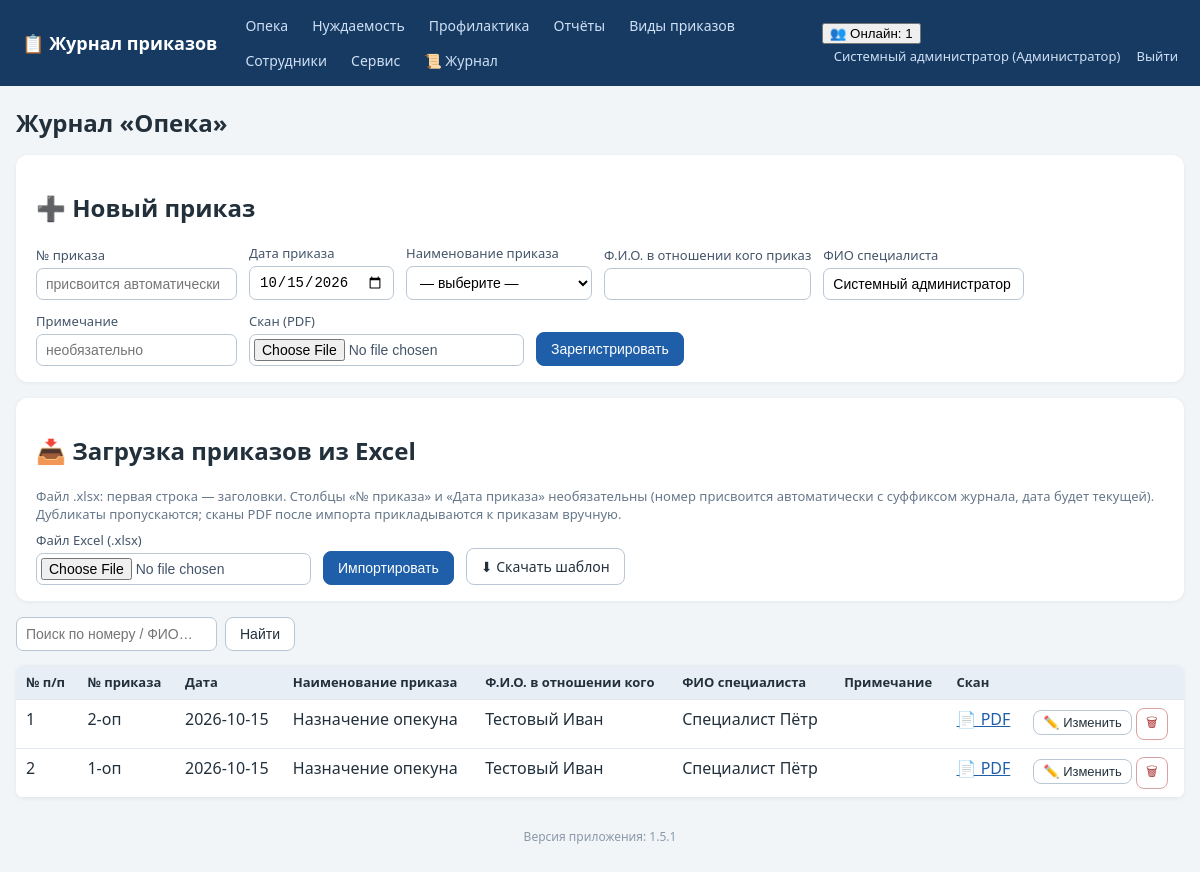
Screenshot of /journal/opeka (signed in) with the database file from the repository.
### tables this page shows
CREATE TABLE employees (
    id INTEGER PRIMARY KEY AUTOINCREMENT,
    full_name TEXT NOT NULL,
    position TEXT NOT NULL DEFAULT '',
    login TEXT UNIQUE,
    password_hash TEXT,
    role_id INTEGER REFERENCES roles(id)
, pwd_changed_at TEXT);

CREATE TABLE roles (
    id INTEGER PRIMARY KEY AUTOINCREMENT,
    name TEXT UNIQUE NOT NULL
);

CREATE TABLE orders (
    id INTEGER PRIMARY KEY AUTOINCREMENT,
    journal TEXT NOT NULL,           -- opeka / nuzhdaemost / profilaktika
    order_number TEXT NOT NULL,      -- номер приказа, напр. "12-оп"
    order_date TEXT NOT NULL,        -- ГГГГ-ММ-ДД
    order_type_id INTEGER REFERENCES order_types(id),
    person_fio TEXT NOT NULL DEFAULT '',   -- ФИО в отношении кого
    specialist_fio TEXT NOT NULL DEFAULT '', -- ФИО специалиста
    scan_path TEXT,
    created_at TEXT DEFAULT CURRENT_TIMESTAMP
, note TEXT NOT NULL DEFAULT '');

CREATE TABLE order_types (
    id INTEGER PRIMARY KEY AUTOINCREMENT,
    kind TEXT NOT NULL,              -- вид приказа (название журнала)
    name TEXT NOT NULL,              -- наименование приказа
    UNIQUE(kind, name)
);

### app.py (the view)
@app.route('/journal/<journal>')
def journal_list(journal):
    if journal not in JOURNAL_TYPES:
        abort(404)
    user = current_user()
    if not can_access_journal(user, journal):
        abort(403)
    q = request.args.get('q', '').strip()
    conn = get_db()
    sql = ('SELECT o.*, t.name AS type_name FROM orders o '
           'LEFT JOIN order_types t ON t.id=o.order_type_id WHERE o.journal=?')
    params = [journal]
    if q:
        sql += ' AND (o.order_number LIKE ? OR o.person_fio LIKE ? OR o.specialist_fio LIKE ?)'
        like = f'%{q}%'
        params += [like, like, like]
    sql += (' ORDER BY o.order_date DESC, '
            "CAST(NULLIF(SUBSTR(o.order_number, 1, INSTR(o.order_number || '-', '-')), '') AS INTEGER) DESC")
    rows = conn.execute(sql, params).fetchall()
    types = conn.execute('SELECT * FROM order_types WHERE kind=? ORDER BY name',
                         (journal,)).fetchall()
    today = date.today().isoformat()
    conn.close()
    return render_template('journal.html', journal=journal, title=JOURNAL_TITLES[journal],
                           rows=rows, types=types, today=today, q=q)

### app.py (called while the page is built, shortened)
def has_request_context_safe():
    try:
        from flask import has_request_context
        return has_request_context()
    except Exception:
        return False

def _session_signature(uid):
    raw = request.cookies.get(app.config['SESSION_COOKIE_NAME'], '')
    if not raw:
        return ''

def _db_touch_throttled(key, min_interval=10.0):
    now = time.time()
    last = _DB_TOUCH_TS.get(key, 0)
    if now - last >= min_interval:
        _DB_TOUCH_TS[key] = now
        return True
    return False

def db_cleanup_active_sessions(cutoff):
    try:
        conn = get_db()
        conn.execute('DELETE FROM active_sessions WHERE last_seen < ?', (cutoff,))
        conn.commit()
        conn.close()
    except Exception:
        pass

def touch_active_session(uid):
    sid = _session_signature(uid)
    ip = request.remote_addr if has_request_context_safe() else ''
    now = time.time()
    with ACTIVE_SESSIONS_LOCK:
        ACTIVE_SESSIONS[(uid, sid)] = {'last_seen': now, 'ip': ip}
    if _db_touch_throttled((uid, sid)):
        db_touch_active_session(uid, sid, ip)

def cleanup_active_sessions():
    cutoff = time.time() - ACTIVE_TIMEOUT
    with ACTIVE_SESSIONS_LOCK:
        expired = [k for k, v in ACTIVE_SESSIONS.items()
                   if v['last_seen'] < cutoff]
        for k in expired:
            del ACTIVE_SESSIONS[k]
    db_cleanup_active_sessions(cutoff)

@app.before_request
def _mark_tls_noise_context():
    try:
        from flask import g as _fg
        _tls_noise_ctx.g = _fg
    except Exception:
        pass

def get_db():
    conn = sqlite3.connect(DB_PATH)
    conn.row_factory = sqlite3.Row
    conn.execute('PRAGMA foreign_keys = ON')
    return conn

def current_user():
    uid = session.get('user_id')
    if not uid:
        return None
    conn = get_db()
    u = conn.execute('SELECT e.*, r.name AS role_name FROM employees e '
                     'LEFT JOIN roles r ON r.id=e.role_id WHERE e.id=?', (uid,)).fetchone()
    conn.close()
    return u

def can_access_journal(user, journal):
    if not user:
        return False
    if user['role_name'] in FULL_DATA_ROLES:  # админ и начальник — полный доступ
        return True
    return user['role_name'] in ROLE_ACCESS[journal]

### templates/journal.html (shortened to what this page needs)
{% extends 'base.html' %}
{% block content %}
<h1>Журнал «{{ title }}»</h1>
<div class="panel">
  <h2>➕ Новый приказ</h2>
  <form method="post" action="{{ url_for('journal_create', journal=journal) }}" enctype="multipart/form-data">
    <label>№ приказа <input name="order_number" placeholder="присвоится автоматически"></label>
    <label>Дата приказа <input type="date" name="order_date" value="{{ today }}"></label>
    <label>Наименование приказа
      <select name="order_type_id" required>
        <option value="">— выберите —</option>
      </select>
    </label>
    <label>Ф.И.О. в отношении кого приказ <input name="person_fio" required></label>
    <label>ФИО специалиста <input name="specialist_fio" value="{{ cu.full_name if cu else '' }}"></label>
    <label>Примечание <input name="note" placeholder="необязательно"></label>
    <label>Скан (PDF) <input type="file" name="scan" accept=".pdf,application/pdf"></label>
    <button class="btn primary" type="submit">Зарегистрировать</button>
  </form>
</div>
<div class="panel no-print">
  <h2>📥 Загрузка приказов из Excel</h2>
  <p class="hint">Файл .xlsx: первая строка — заголовки. Столбцы «№ приказа» и «Дата приказа» необязательны
     (номер присвоится автоматически с суффиксом журнала, дата будет текущей). Дубликаты пропускаются;
     сканы PDF после импорта прикладываются к приказам вручную.</p>
  <form method="post" action="{{ url_for('journal_import', journal=journal) }}" enctype="multipart/form-data">
    <label>Файл Excel (.xlsx) <input type="file" name="file" accept=".xlsx" required></label>
    <button class="btn primary" type="submit">Импортировать</button>
    <a class="btn" href="{{ url_for('journal_template', journal=journal) }}">⬇ Скачать шаблон</a>
  </form>
</div>
<form method="get" class="searchbar no-print">
  <input name="q" value="{{ q }}" placeholder="Поиск по номеру / ФИО…">
  <button class="btn">Найти</button>
</form>
<table class="grid">
  <tr><th>№ п/п</th><th>№ приказа</th><th>Дата</th><th>Наименование приказа</th>
      <th>Ф.И.О. в отношении кого</th><th>ФИО специалиста</th><th>Примечание</th><th>Скан</th><th class="no-print"></th></tr>
  {% for r in rows %}
  <tr>
    <td>{{ loop.index }}</td>
    <td>{{ r.order_number }}</td>
    <td>{{ r.order_date }}</td>
    <td>{{ r.type_name or '—' }}</td>
    <td>{{ r.person_fio }}</td>
    <td>{{ r.specialist_fio }}</td>
    <td>{{ r.note if 'note' in r.keys() else '' }}</td>
    <td>{% if r.scan_path %}<a href="{{ url_for('order_scan', oid=r.id) }}" target="_blank">📄 PDF</a>{% else %}—{% endif %}</td>
    <td class="actions no-print">
      <button class="btn sm" data-id="{{ r.id }}" data-number="{{ r.order_number }}" data-date="{{ r.order_date }}"
              data-typeid="{{ r.order_type_id or '' }}" data-person="{{ r.person_fio }}" data-spec="{{ r.specialist_fio }}"
              data-note="{{ r.note if 'note' in r.keys() else '' }}"
              onclick="openEdit(this)">✏️ Изменить</button>
      <form method="post" action="{{ url_for('order_delete', oid=r.id) }}" style="display:inline"
            onsubmit="return confirm('Удалить приказ?')"><button class="btn sm danger">🗑</button></form>
    </td>
  </tr>
  {% endfor %}
</table>
{% endblock %}

### templates/base.html (shortened to what this page needs)
<!DOCTYPE html>
<html lang="ru">
<head>
<link rel="stylesheet" href="{{ url_for('static', filename='style.css') }}">
</head>
<body>
<header class="topbar no-print">
  <div class="brand"><a href="{{ url_for('index') }}">📋 Журнал приказов</a></div>
  <nav>
    {% for j, t in accessible_journals %}
      <a href="{{ url_for('journal_list', journal=j) }}">{{ t }}</a>
    {% endfor %}
    {% if cu and cu.role_name in ['Администратор','Начальник отдела','Куратор'] %}
      <a href="{{ url_for('reports') }}">Отчёты</a>
    {% endif %}
    <a href="{{ url_for('order_types') }}">Виды приказов</a>
    {% if cu and cu.role_name == 'Администратор' %}
      <a href="{{ url_for('employees') }}">Сотрудники</a>
      <a href="{{ url_for('service') }}">Сервис</a>
      <a href="{{ url_for('logs_view') }}" title="Журнал логирования">📜 Журнал</a>
    {% endif %}
  </nav>
  <div class="userbox">
    {% if cu %}
      {% if active_users is not none %}
        <div class="online" id="onlineBox" title="Сотрудники, работавшие в системе за последние {{ (active_timeout // 60) or 1 }} мин. Обновляется автоматически.">
          <button type="button" class="online-toggle" onclick="toggleOnline()">👥 Онлайн: {{ active_users|length }}</button>
        </div>
      {% endif %}
      <a href="{{ url_for('profile') }}" title="Сменить пароль">{{ cu.full_name }} ({{ cu.role_name }})</a>
      <a href="{{ url_for('logout') }}">Выйти</a>
    {% endif %}
  </div>
</header>
<main class="container">
  {% block content %}{% endblock %}
</main>
<footer class="foot no-print">Версия приложения: {{ app_version }}</footer>
</body>
</html>

### static/style.css (style rules this page uses)
:root { --bs:#1f5fa9;--bg:#f2f5f8;--tx:#22303c; }
* { box-sizing:border-box }
body { margin:0;font-family:"Segoe UI",Arial,sans-serif;background:var(--bg);color:var(--tx); }
a { color:var(--bs); }
.topbar { display:flex;align-items:center;gap:18px;flex-wrap:wrap;background:#173a63;color:#fff;padding:10px 22px; }
.topbar .brand a { color:#fff;font-weight:700;font-size:18px;text-decoration:none; }
.topbar nav { display:flex;gap:4px;flex-wrap:wrap;flex:1; }
.topbar nav a { color:#cfe0f5;text-decoration:none;padding:6px 10px;border-radius:6px;font-size:14px; }
.userbox a { color:#cfe0f5;text-decoration:none;font-size:13px;margin-left:12px; }
.container { max-width:1200px;margin:20px auto;padding:0 16px; }
h1 { font-size:24px; }
.panel { background:#fff;border-radius:12px;padding:16px 20px;margin:16px 0;box-shadow:0 1px 4px rgba(0,0,0,.06); }
.panel form { display:flex;flex-wrap:wrap;gap:12px;align-items:end; }
label { display:flex;flex-direction:column;font-size:13px;gap:4px;color:#44556a; }
input,select { padding:7px 9px;border:1px solid #b9c6d3;border-radius:7px;font-size:14px;background:#fff; }
input[type=file] { padding:4px; }
.btn { display:inline-block;padding:8px 14px;border-radius:8px;border:1px solid #b9c6d3;background:#fff;color:var(--tx);cursor:pointer;font-size:14px;text-decoration:none; }
.btn.primary { background:var(--bs);border-color:var(--bs);color:#fff; }
.btn.danger { background:#fff;border-color:#dba0a0;color:#a33; }
.btn.sm { padding:4px 9px;font-size:13px; }
table.grid { width:100%;border-collapse:collapse;background:#fff;margin:14px 0;box-shadow:0 1px 4px rgba(0,0,0,.06);border-radius:8px;overflow:hidden; }
.grid th { background:#e8eef5;font-size:13px;text-align:left; }
.grid th,.grid td { padding:8px 10px;border-bottom:1px solid #e2e8ef;vertical-align:top; }
.actions { white-space:nowrap; }
.searchbar { display:flex;gap:8px;margin:10px 0; }
.foot { text-align:center;color:#8a99a8;font-size:12px;margin:30px 0; }
.hint { color:#67788a;font-size:13px;margin:4px 0 8px 0; }

### rows the page displays
employees: full_name "Системный администратор", specialist_fio "Системный администратор"
roles: role_name "Администратор"
orders: order_number "2-оп", order_date "2026-10-15", name "Назначение опекуна", person_fio "Тестовый Иван", specialist_fio "Специалист Пётр"
orders: order_number "1-оп", order_date "2026-10-15", name "Назначение опекуна", person_fio "Тестовый Иван", specialist_fio "Специалист Пётр"

### other values shown
{{ t }} "Опека" "Нуждаемость" "Профилактика"
{{ active_users|length }} "1"
{{ title }} "Опека"
{{ app_version }} "1.5.1"
